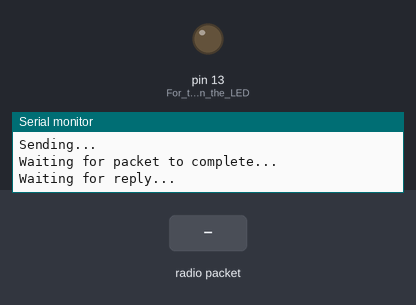
The sketch below on a simulated Arduino Uno, built with avr-gcc and run on an emulated ATmega328P. Parts: output pins drawn as LEDs (lit = HIGH), the last lines printed to the serial monitor. The test bench sets the inputs (shaded band). No radio packets arrive unless stated; pins used as bus, display or sensor lines are not drawn.

Above: at 1.3 s.
1.4 s: radio packet "1" arrives
At 2.41 s:
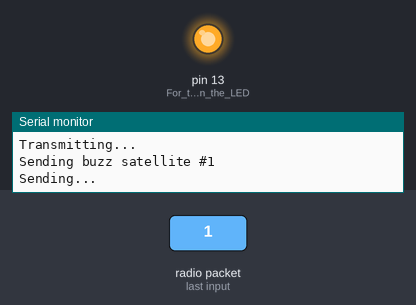
3.9 s: radio packet "0" arrives
6.4 s: radio packet "2" arrives
Timing chart, 0 to 14.9 s (numbered marks = the images above; inputs shaded):
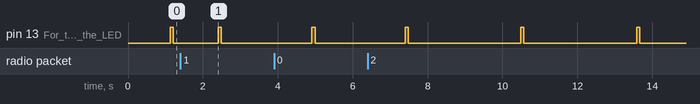

Measured:
- after the input at 1.4 s, pin 13 (For_turning_on_the_LED): LOW → HIGH after 1.0 s, → LOW 0.08 s later

The sketch:

Beacon_Transmitter.ino
```cpp
/*
 * Ground_Reciever - For Generic Hello world with RSSI
 *
 * This program is designed to transmit the "Buzz Satellite" with an incrementin number message from the transmitter.
 * It also uses the radiohead library functions to check the RSSI and SNR of the reply signal ("Sat identification")
 * signal which is read to the serial monitor
 *
 * Author:  Travis McKee
 * Date:    20 Feb 2020
 *
 */

#include <SPI.h>
#include <RH_RF95.h>

// for use with the Arduino Pro mini on the red PCB or Breadboard (Space Beacon) and the Arduino Uno (ground recieving station)
#define RFM95_CS 10
#define RFM95_RST 4
#define RFM95_INT 2

// Set the Transmit/Recieve frequency
#define RF95_FREQ 437.0

// Singleton instance of the radio driver
RH_RF95 rf95(RFM95_CS, RFM95_INT);

void setup()
{
  pinMode(RFM95_RST, OUTPUT);
  digitalWrite(RFM95_RST, HIGH);
  pinMode(13, OUTPUT); //For turning on the LED

  Serial.begin(115200);
  while (!Serial) {
    delay(1);
  }

  delay(100);

  Serial.println("Feather LoRa TX Test!");

  // manual reset
  digitalWrite(RFM95_RST, LOW);
  delay(10);
  digitalWrite(RFM95_RST, HIGH);
  delay(10);

  while (!rf95.init()) {
    Serial.println("LoRa radio init failed");
    Serial.println("Uncomment '#define SERIAL_DEBUG' in RH_RF95.cpp for detailed debug info");
    while (1);
  }
  Serial.println("LoRa radio init OK!");

  // Defaults after init are 434.0MHz, modulation GFSK_Rb250Fd250, +13dbM
  if (!rf95.setFrequency(RF95_FREQ)) {
    Serial.println("setFrequency failed");
    while (1);
  }
  Serial.print("Set Freq to: "); Serial.println(RF95_FREQ);

  // Defaults after init are 434.0MHz, 13dBm, Bw = 125 kHz, Cr = 4/5, Sf = 128chips/symbol, CRC on
  // you can set transmitter powers from 5 to 23 dBm:
  rf95.setTxPower(15, false);

  //Changing the default modem settings to one of the preset settings
  while(!rf95.setModemConfig(3))
  {
    Serial.println("LoRa radio modem settings change failed");
  }
  //Setting 0 (Bw125Cr45Sf128) - Bw = 125 kHz, Cr = 4/5, Sf = 128chips/symbol, CRC on. Default medium range
  //Setting 1 (Bw500Cr45Sf128) - Bw = 500 kHz, Cr = 4/5, Sf = 128chips/symbol, CRC on. Fast+short range.
  //Setting 2 (Bw31_25Cr48Sf512 ) - Bw = 31.25 kHz, Cr = 4/8, Sf = 512chips/symbol, CRC on. Slow+long range.
  //Setting 3 (Bw125Cr48Sf4096) - Bw = 125 kHz, Cr = 4/8, Sf = 4096chips/symbol, CRC on. Slow+long range.
}

int16_t packetnum = 0;  // packet counter, we increment per xmission

void loop()
{
  delay(1000); // Wait 1 second between transmits, could also 'sleep' here!
  Serial.println("Transmitting..."); // Send a message to rf95_server
  digitalWrite(13, HIGH); //turn on the LED

  char radiopacket[30] = "buzz satellite #      ";
  itoa(packetnum++, radiopacket+16, 10);
  Serial.print("Sending "); Serial.println(radiopacket);
  radiopacket[19] = 0;

  Serial.println("Sending...");
  delay(10);
  rf95.send((uint8_t *)radiopacket, 20);

  Serial.println("Waiting for packet to complete...");
  delay(10);
  rf95.waitPacketSent();
  // Now wait for a reply
  uint8_t buf[RH_RF95_MAX_MESSAGE_LEN];
  uint8_t len = sizeof(buf);
  digitalWrite(13, LOW);

  Serial.println("Waiting for reply...");
  if (rf95.waitAvailableTimeout(2000))
  {
    // Should be a reply message for us now
    if (rf95.recv(buf, &len))
   {
      Serial.print("Got reply: ");
      Serial.println((char*)buf);
      Serial.print("RSSI: ");
      Serial.println(rf95.lastRssi(), DEC);
      Serial.print("SNR: ");
      Serial.println(rf95.lastSNR(), DEC); //SNR of the last recieved message in dB
    }
    else
    {
      Serial.println("Receive failed");
    }
  }
  else
  {
    Serial.println("No reply, is there a listener around?");
  }

}
```
